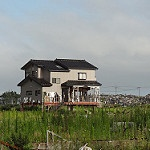
#> input picture Sprint 17 - DL Aplicado a Imágenes/Unidad 1/Ejercicios previos S17U1/data/seg_test/buildings/20629.jpg, 150 x 150 px; its folder holds 3 pictures in this run
$ jupyter execute --allow-errors 13_Ejercicios_Practica_Redes_Convolucionales.ipynb
#> lines starting #> are read from the running program, lines starting #| are printed output that depends on the picture
Para ejercitarte y afianzar lo aprendido sobre **Redes Convolucionales**, completa los siguientes ejercicios. Recuerda que necesitarás datos que están en el directorio data que acompaña al notebook (búscalo en el repositorio de ejercicios)

La solución a los mismos las tienes ya, intenta no mirarlos de primeras pero no dejes de hacerlo cuando hayas terminado por si te pudieran aportar.

### Ejercicio 0

Importa los paquetes y módulos que necesites a lo largo del notebook

[cell 1]
import bootcampviztools as bvt
import numpy as np
import pandas as pd
import seaborn as sns
import matplotlib.pyplot as plt

import warnings
# filter warnings
warnings.filterwarnings('ignore')

from sklearn.metrics import classification_report, ConfusionMatrixDisplay
from sklearn.model_selection import train_test_split


import cv2
import os
from skimage.io import imread
import zipfile

## El problema de "Negocio"
Para este ejercicio vas a crear un clasificador automático de paisajes. Los datos los encontrarás en https://www.kaggle.com/datasets/puneet6060/intel-image-classification?select=seg_test como `seg_train.zip` y `seg_test.zip` (o bien en el botón de download).

NOTA: Son archivos bastante grandes (386MB en total). Por supuesto, no es necesario que tengas que mantenerlos en tu ordenador una vez realizado el ejercicio, bórralos si es el caso.

### Ejercicio 1

Cargar las imágenes. Mira cómo están almacenados los datos. Tendrás que recorrer las carpetas, cargar las imágenes en memoria y etiquetarlas con los nombres de las carpetas. Realiza un reshape de cada imagen (comienza el ejercicio con 32x32, para ir más rápido en las ejecuciones). Para ello:

1. Descarga las imagenes del repositorio de Kaggle en el directorio que vayas a emplear para el ejercicio.
2. Descomprime los datos (son ficheros de imágenes) de forma que tengas dos subdirectorios seg_train y seg_test en el que estén ya colgando directamente los directorios de cada clase de paisajes. Si descargaste seg_pred, puedes eliminarlo.
3. Crea unas variables como las siguientes (ajustándolas a tu caso/rutas particulares):

```python
ROOT_PATH = './data/'
TRAIN_PATH = ROOT_PATH + "seg_train/"
TEST_PATH = ROOT_PATH + "seg_test/"
```
4. Utiliza la siguiente función para crear los X_train, y_train y X_test e y_test:

```python
def read_data(directorio, reshape_dim = (32,32)):
    X = []
    y = []
    for folder in os.listdir(directorio):
        if os.path.isdir('/'.join([directorio, folder])):
            for file in os.listdir('/'.join([directorio, folder])):

                image = imread('/'.join([directorio, folder, file]))
                image = cv2.resize(image, reshape_dim) # Redimensionamos las imágenes a 32x32

                X.append(image)
                y.append(folder)

    return np.array(X),np.array(y)
```

*Pues copiamos lo que nos dicen y lo aplicamos a los dos directorios para tener las X y las y*

[cell 2]
ROOT_PATH = './data/'
TRAIN_PATH = ROOT_PATH + "seg_train/"
TEST_PATH = ROOT_PATH + "seg_test/"

[cell 3]
zip_files = ['seg_train.zip','seg_test.zip']
directory_to_extract_to = "./data/"

#> (the rest of this cell did not finish here and is left out)

[cell 4]
def read_data(directorio, reshape_dim = (32,32)):
    X = []
    y = []
    for folder in os.listdir(directorio):
        if os.path.isdir('/'.join([directorio, folder])):
            for file in os.listdir('/'.join([directorio, folder])):

                image = imread('/'.join([directorio, folder, file]))
                image = cv2.resize(image, reshape_dim) # Redimensionamos las imágenes a 32x32

                X.append(image)
                y.append(folder)

    return np.array(X),np.array(y)

[cell 5]
X_train,y_train = read_data(TRAIN_PATH)
X_test, y_test = read_data(TEST_PATH)
#> call 2 of read_data, with directorio = './data/seg_test/', reshape_dim = (32, 32)
#> in read_data, image is the input picture: shape (150, 150, 3); mean R, G, B 131.6, 136, 123.4
#> in read_data (call 2), `image = cv2.resize(image, reshape_dim)`:
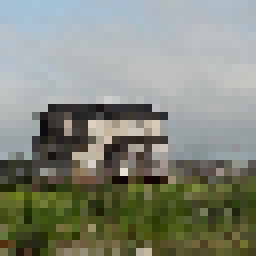
#> image: shape (32, 32, 3) (shown 8 times larger); mean R, G, B 132.1, 136.4, 123.8
#> pass 2 of the loop in read_data, `for folder in os.listdir(directorio):`:
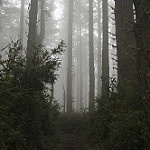
#> input picture Sprint 17 - DL Aplicado a Imágenes/Unidad 1/Ejercicios previos S17U1/data/seg_test/forest/20166.jpg, 150 x 150 px
#> in read_data, image is the input picture: shape (150, 150, 3); mean R, G, B 85.5, 85.6, 78.1
#> in read_data (call 2), `image = cv2.resize(image, reshape_dim)`:
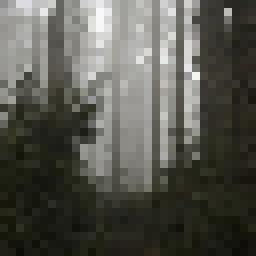
#> image: shape (32, 32, 3) (shown 8 times larger); mean R, G, B 86.6, 86.7, 79.1
